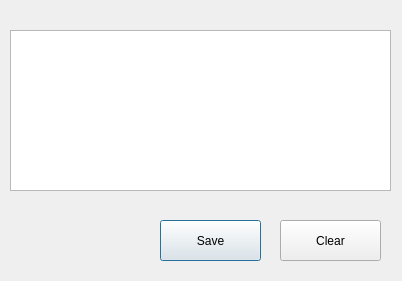
<?xml version="1.0" encoding="UTF-8"?>
<ui version="4.0">
 <class>Dialog</class>
 <widget class="QDialog" name="Dialog">
  <property name="geometry">
   <rect>
    <x>0</x>
    <y>0</y>
    <width>402</width>
    <height>281</height>
   </rect>
  </property>
  <property name="windowTitle">
   <string>Comment View</string>
  </property>
  <widget class="QTextEdit" name="textEdit">
   <property name="geometry">
    <rect>
     <x>10</x>
     <y>30</y>
     <width>381</width>
     <height>161</height>
    </rect>
   </property>
  </widget>
  <widget class="QPushButton" name="pushButton">
   <property name="geometry">
    <rect>
     <x>160</x>
     <y>220</y>
     <width>101</width>
     <height>41</height>
    </rect>
   </property>
   <property name="text">
    <string>Save</string>
   </property>
  </widget>
  <widget class="QPushButton" name="pushButton_2">
   <property name="geometry">
    <rect>
     <x>280</x>
     <y>220</y>
     <width>101</width>
     <height>41</height>
    </rect>
   </property>
   <property name="text">
    <string>Clear</string>
   </property>
  </widget>
 </widget>
 <resources/>
 <connections/>
</ui>
